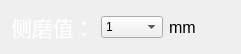
     <widget class="QWidget" name="layoutWidget">
      <property name="geometry">
       <rect>
        <x>721</x>
        <y>214</y>
        <width>241</width>
        <height>23</height>
       </rect>
      </property>
      <layout class="QHBoxLayout" name="horizontalLayout_9">
       <item>
        <widget class="QLabel" name="label_7">
         <property name="font">
          <font>
           <pointsize>16</pointsize>
          </font>
         </property>
         <property name="styleSheet">
          <string notr="true">color: rgb(255, 255, 255);</string>
         </property>
         <property name="text">
          <string>侧磨值：</string>
         </property>
        </widget>
       </item>
       <item>
        <widget class="QComboBox" name="comboBox_3">
         <item>
          <property name="text">
           <string>1</string>
          </property>
         </item>
         <item>
          <property name="text">
           <string>2</string>
          </property>
         </item>
         <item>
          <property name="text">
           <string>3</string>
          </property>
         </item>
         <item>
          <property name="text">
           <string>4</string>
          </property>
         </item>
         <item>
          <property name="text">
           <string>5</string>
          </property>
         </item>
         <item>
          <property name="text">
           <string>6</string>
          </property>
         </item>
         <item>
          <property name="text">
           <string>7</string>
          </property>
         </item>
         <item>
          <property name="text">
           <string>8</string>
          </property>
         </item>
         <item>
          <property name="text">
           <string>8</string>
          </property>
         </item>
         <item>
          <property name="text">
           <string>9</string>
          </property>
         </item>
         <item>
          <property name="text">
           <string>10</string>
          </property>
         </item>
         <item>
          <property name="text">
           <string>11</string>
          </property>
         </item>
        </widget>
       </item>
       <item>
        <widget class="QLabel" name="label_31">
         <property name="font">
          <font>
           <pointsize>12</pointsize>
          </font>
         </property>
         <property name="text">
          <string>mm</string>
         </property>
        </widget>
       </item>
      </layout>
     </widget>
